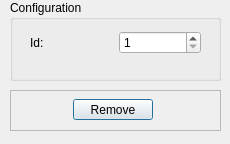
<?xml version="1.0" encoding="UTF-8"?>
<ui version="4.0">
 <class>ServiceDeleterWindow</class>
 <widget class="QDialog" name="ServiceDeleterWindow">
  <property name="geometry">
   <rect>
    <x>0</x>
    <y>0</y>
    <width>230</width>
    <height>144</height>
   </rect>
  </property>
  <property name="minimumSize">
   <size>
    <width>230</width>
    <height>144</height>
   </size>
  </property>
  <property name="maximumSize">
   <size>
    <width>230</width>
    <height>144</height>
   </size>
  </property>
  <property name="windowTitle">
   <string>Delete service</string>
  </property>
  <widget class="QGroupBox" name="deleter_gBox">
   <property name="geometry">
    <rect>
     <x>10</x>
     <y>0</y>
     <width>211</width>
     <height>81</height>
    </rect>
   </property>
   <property name="title">
    <string>Configuration</string>
   </property>
   <widget class="QWidget" name="layoutWidget">
    <property name="geometry">
     <rect>
      <x>20</x>
      <y>30</y>
      <width>171</width>
      <height>25</height>
     </rect>
    </property>
    <layout class="QHBoxLayout" name="id_hLayout">
     <item>
      <widget class="QLabel" name="id_label">
       <property name="text">
        <string>Id:</string>
       </property>
      </widget>
     </item>
     <item>
      <widget class="QSpinBox" name="id_spinBox">
       <property name="minimum">
        <number>1</number>
       </property>
       <property name="maximum">
        <number>999999999</number>
       </property>
      </widget>
     </item>
    </layout>
   </widget>
  </widget>
  <widget class="QFrame" name="toolBar_frame">
   <property name="geometry">
    <rect>
     <x>10</x>
     <y>90</y>
     <width>211</width>
     <height>41</height>
    </rect>
   </property>
   <property name="frameShape">
    <enum>QFrame::StyledPanel</enum>
   </property>
   <property name="frameShadow">
    <enum>QFrame::Raised</enum>
   </property>
   <widget class="QPushButton" name="accept_deleter_btn">
    <property name="geometry">
     <rect>
      <x>63</x>
      <y>9</y>
      <width>80</width>
      <height>21</height>
     </rect>
    </property>
    <property name="text">
     <string>Remove</string>
    </property>
   </widget>
  </widget>
 </widget>
 <resources/>
 <connections/>
</ui>
